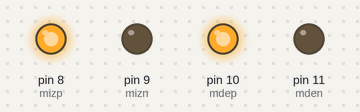
The sketch below on a simulated Arduino Uno, built with avr-gcc and run on an emulated ATmega328P. Parts: output pins drawn as LEDs (lit = HIGH).

Above: at 1.5 s.
At 4.5 s:
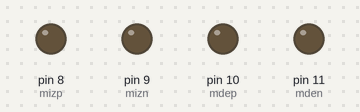
At 7.5 s:
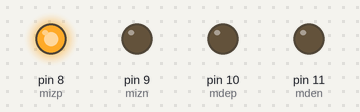
At 10.5 s:
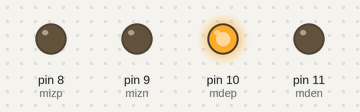
At 13.5 s:
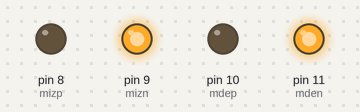
Timing chart, 0 to 19.5 s (numbered marks = the images above):
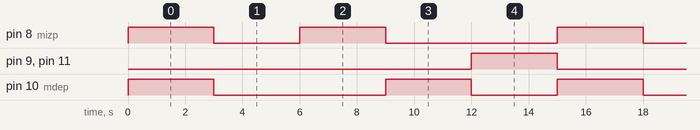

Measured:
- by itself, pin 8 (mizp): repeats every 15.0 s: LOW 3.0 s, HIGH 3.0 s, LOW 6.0 s, HIGH 3.0 s
- by itself, pin 9 (mizn), pin 11 (mden): alternates HIGH for 3.0 s and LOW for 12.0 s
- by itself, pin 10 (mdep): repeats every 15.0 s: LOW 6.0 s, HIGH 3.0 s, LOW 3.0 s, HIGH 3.0 s

The sketch:

Proyecto_de_carro_controlado__parte_2-_subrutinas_.ino
```cpp
//definimos variables
int mizp=8;
int mizn=9;
int mdep=10;
int mden=11;

// configuracion de la tarjeta
void setup()
{//empieza
  // actuadores son salidas
  pinMode(mizp, OUTPUT);//positivo motor iz
  pinMode(mizn, OUTPUT);
  pinMode(mdep, OUTPUT);//positivo motor derecha
  pinMode(mden, OUTPUT);
}//termina

//paso3 tarea principal
void loop() {//ciclo infinito
  // los dos motores van hacia delante
  digitalWrite(mizp, HIGH);//por el positivo enviamos 5v
  digitalWrite(mizn, LOW);//por el negativo enviamos 0v
  digitalWrite(mdep, HIGH);//por el positivo enviamos 5v
  digitalWrite(mden, LOW);//por el negativo enviamos 0v
  delay(3000);
  //parar
    digitalWrite(mizp, LOW);//por el positivo enviamos 5v
  digitalWrite(mizn, LOW);//por el negativo enviamos 0v
  digitalWrite(mdep, LOW);//por el positivo enviamos 5v
  digitalWrite(mden, LOW);//por el negativo enviamos 0v
  delay(3000);

  //derecha 3s
  digitalWrite(mizp, HIGH);//por el positivo enviamos 5v
  digitalWrite(mizn, LOW);//por el negativo enviamos 0v
  digitalWrite(mdep, LOW);//por el positivo enviamos 5v
  digitalWrite(mden, LOW);//por el negativo enviamos 0v
  delay(3000);
  //izquierda 3s
  digitalWrite(mizp, LOW);//por el positivo enviamos 5v
  digitalWrite(mizn, LOW);//por el negativo enviamos 0v
  digitalWrite(mdep, HIGH);//por el positivo enviamos 5v
  digitalWrite(mden, LOW);//por el negativo enviamos 0v
  delay(3000);
  //atras 3s
  digitalWrite(mizp, LOW);//por el positivo enviamos 5v
  digitalWrite(mizn, HIGH);//por el negativo enviamos 0v
  digitalWrite(mdep, LOW);//por el positivo enviamos 5v
  digitalWrite(mden, HIGH);//por el negativo enviamos 0v
  delay(3000);

}//fin loop
```
